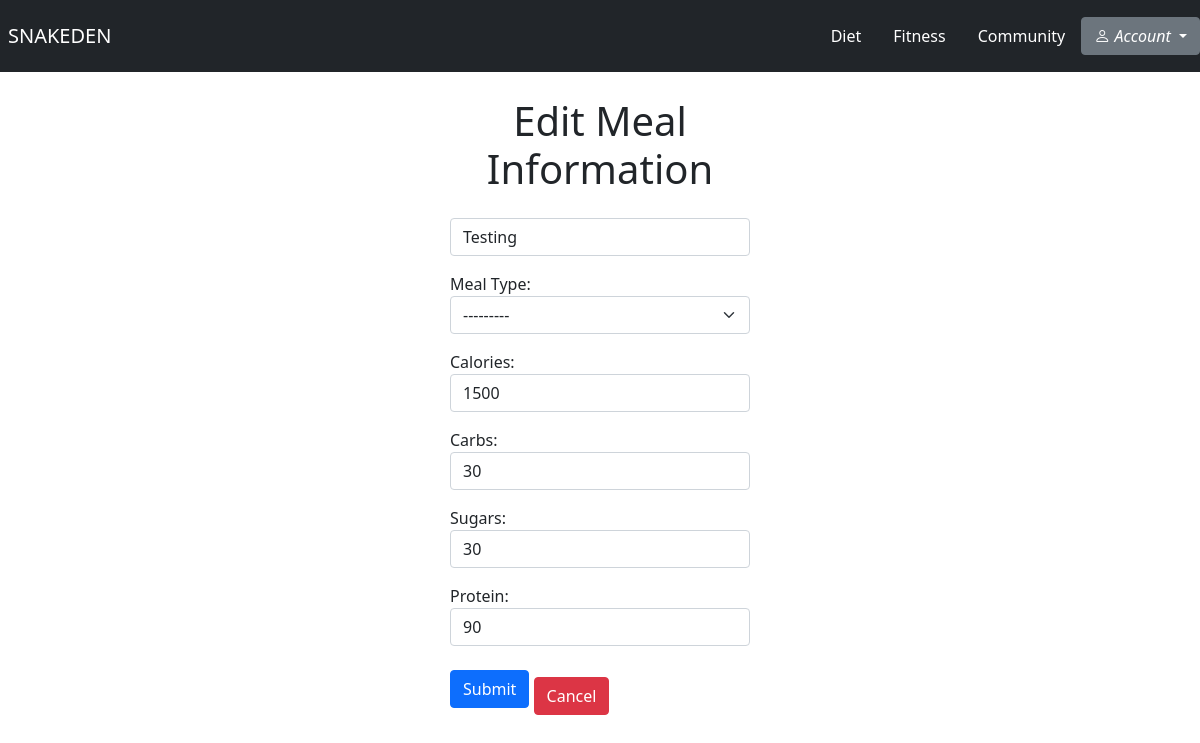
/diet/edit_meal/13 (signed in), run on an earlier commit of the app's database.
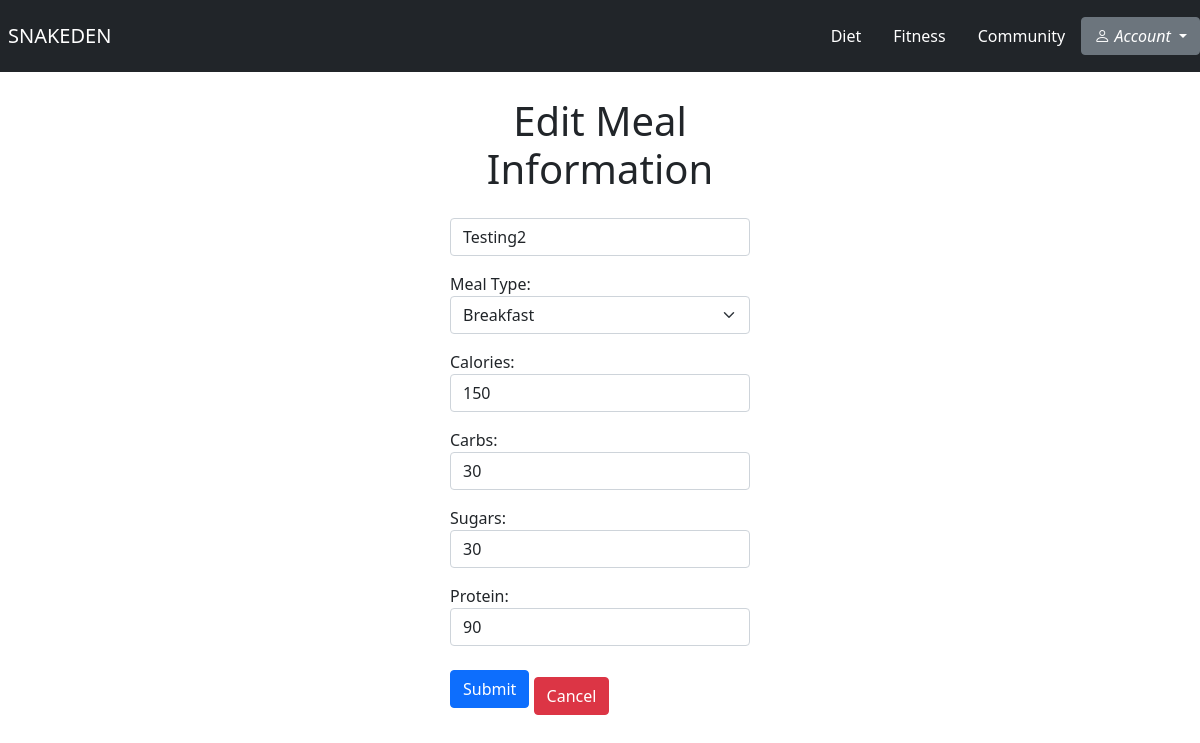
And on a later commit of the database.
### diet/models.py (models this page shows)
class Meal(models.Model):
    MEAL_TYPES = [
        ('breakfast', 'Breakfast'),
        ('lunch', 'Lunch'),
        ('dinner', 'Dinner'),
        ('snack', 'Snack'),
    ]
    meal_name = models.CharField(max_length=100)
    meal_type = models.CharField(max_length=50, choices=MEAL_TYPES)
    calories = models.IntegerField()
    carbs = models.IntegerField()
    sugars = models.IntegerField()
    protein = models.IntegerField()
    user = models.ForeignKey(User, on_delete=models.CASCADE)

### diet/views.py (the view)
# urls.py: path('edit_meal/<int:id>', views.edit_meal, name="edit_meal"),
@login_required
def edit_meal(request, id):
    meal = Meal.objects.get(pk=id)
    form = MealForm(request.POST or None, instance=meal)
    if form.is_valid():
        form.save()
        return redirect('diet_home')
    return render(request, 'diet/edit_meal.html', {'meal': meal, 'form': form})

### diet/forms.py
class MealForm(ModelForm):
    class Meta:
        model = Meal
        fields = ('meal_name', 'meal_type', 'calories', 'carbs', 'sugars', 'protein')
        MEAL_TYPES = [
            ('Breakfast', 'Breakfast'),
            ('Lunch', 'Lunch'),
            ('Dinner', 'Dinner'),
            ('Snack', 'Snack'),
        ]
        labels = {
            'meal_name': '',
            'meal_type': 'Meal Type',
            'calories': 'Calories',
            'carbs': 'Carbs',
            'sugars': 'Sugars',
            'protein': 'Protein',
        }
        widgets = {
            'meal_name': forms.TextInput({'class': 'form-control', 'placeholder': 'Meal Name'}),
            'meal_type': forms.Select(choices=MEAL_TYPES, attrs={'class': 'form-select huge'}),
            'calories': forms.TextInput(attrs={'class': 'form-control', 'placeholder': 'Calories'}),
            'carbs': forms.TextInput(attrs={'class': 'form-control', 'placeholder': 'Carbs'}),
            'sugars':forms.TextInput(attrs={'class': 'form-control', 'placeholder': 'Sugars'}),
            'protein': forms.TextInput(attrs={'class': 'form-control', 'placeholder': 'Protein'}),
        }

### diet/templates/diet/edit_meal.html (shortened to what this page needs)
{% extends 'base.html' %}
{% block body %}
 <div class="container p-0" style="margin-top: 25px; max-width: 25%;">
        <h1 style="text-align: center">Edit Meal Information</h1>
        <form method="POST" style="margin-top: 25px">
            {{ form.as_p }}
            <input type="submit" class="btn btn-primary" value="Submit">
            <a href="{% url 'diet_home' %}" class="btn btn-danger" style="margin-top: 15px;">Cancel</a>
        </form>
    </div>
{% endblock %}

What changed in the data, as far as the page shows it:
changed Meal: meal_name "Testing" → "Testing2"; meal_type "---------" → "Breakfast"; calories "1500" → "150"
